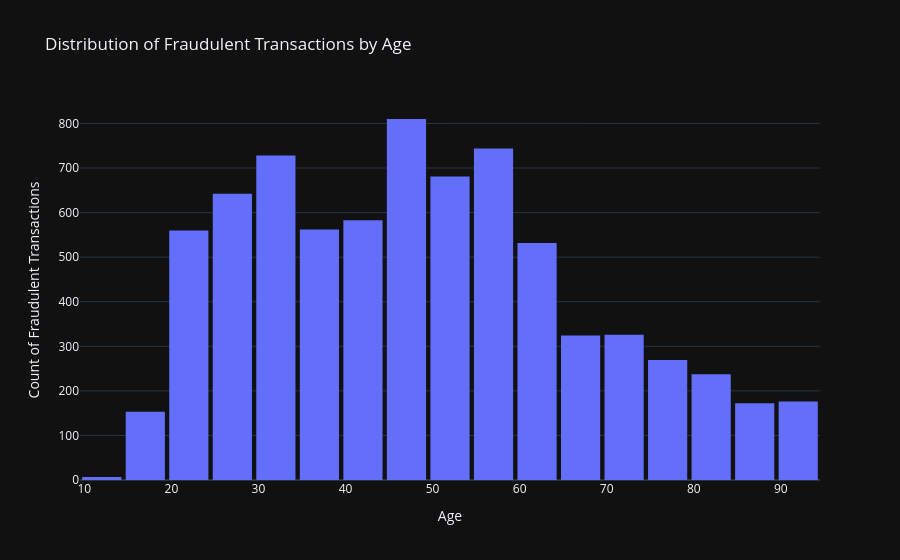

The cell this chart's notebook holds for it:
### Code cell
# Plot the age distribution for fraud transactions
fig = px.histogram(
    fraud_data,
    x='age',
    nbins=30,
    title='Distribution of Fraudulent Transactions by Age',
    labels={'age': 'Age'},
    template='plotly_dark'
)

# Customize the chart
fig.update_layout(
    xaxis_title='Age',
    yaxis_title='Count of Fraudulent Transactions',
    bargap=0.1
)

# Show the chart
fig.show()

### Figure 1 — Plotly figure (JSON) as saved in the notebook; plotly's stock layout.template omitted (floating-point values rounded to 4 significant figures; data arrays with more than 128 entries replaced by an {"elided": "..."} marker saying what was removed)
{"data": [{"alignmentgroup": "True", "bingroup": "x", "hovertemplate": "Age=%{x}<br>count=%{y}<extra></extra>", "legendgroup": "", "marker": {"color": "#636efa", "pattern": {"shape": ""}}, "name": "", "nbinsx": 30, "offsetgroup": "", "orientation": "v", "showlegend": false, "type": "histogram", "x": {"elided": "7506 int values"}, "xaxis": "x", "yaxis": "y"}], "layout": {"autosize": true, "bargap": 0.1, "barmode": "relative", "legend": {"tracegroupgap": 0}, "title": {"text": "Distribution of Fraudulent Transactions by Age"}, "xaxis": {"anchor": "y", "autorange": true, "domain": [0, 1], "range": [9.5, 94.5], "title": {"text": "Age"}, "type": "linear"}, "yaxis": {"anchor": "x", "autorange": true, "domain": [0, 1], "range": [0, 852.6], "title": {"text": "Count of Fraudulent Transactions"}}}}
